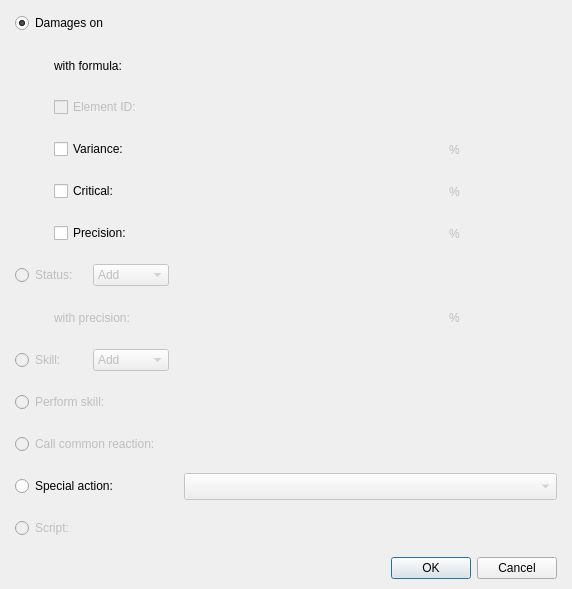
<?xml version="1.0" encoding="UTF-8"?>
<ui version="4.0">
 <class>DialogSystemEffect</class>
 <widget class="QDialog" name="DialogSystemEffect">
  <property name="geometry">
   <rect>
    <x>0</x>
    <y>0</y>
    <width>572</width>
    <height>488</height>
   </rect>
  </property>
  <property name="windowTitle">
   <string>Effect...</string>
  </property>
  <layout class="QGridLayout" name="gridLayout_2">
   <property name="leftMargin">
    <number>15</number>
   </property>
   <property name="topMargin">
    <number>10</number>
   </property>
   <property name="rightMargin">
    <number>15</number>
   </property>
   <property name="bottomMargin">
    <number>10</number>
   </property>
   <item row="0" column="0">
    <layout class="QVBoxLayout" name="verticalLayout">
     <property name="spacing">
      <number>15</number>
     </property>
     <item>
      <layout class="QGridLayout" name="gridLayout">
       <item row="0" column="0" colspan="3">
        <widget class="QRadioButton" name="radioButtonDamages">
         <property name="text">
          <string>Damages on </string>
         </property>
         <property name="checked">
          <bool>true</bool>
         </property>
        </widget>
       </item>
       <item row="0" column="3" colspan="3">
        <widget class="PanelDamagesKind" name="panelDamagesKind" native="true">
         <property name="minimumSize">
          <size>
           <width>350</width>
           <height>27</height>
          </size>
         </property>
         <property name="maximumSize">
          <size>
           <width>16777215</width>
           <height>27</height>
          </size>
         </property>
        </widget>
       </item>
       <item row="0" column="6">
        <spacer name="horizontalSpacer">
         <property name="orientation">
          <enum>Qt::Horizontal</enum>
         </property>
         <property name="sizeHint" stdset="0">
          <size>
           <width>40</width>
           <height>20</height>
          </size>
         </property>
        </spacer>
       </item>
       <item row="1" column="0" rowspan="5">
        <spacer name="verticalSpacer">
         <property name="orientation">
          <enum>Qt::Vertical</enum>
         </property>
         <property name="sizeHint" stdset="0">
          <size>
           <width>17</width>
           <height>188</height>
          </size>
         </property>
        </spacer>
       </item>
       <item row="1" column="1" colspan="2">
        <widget class="QLabel" name="labelWithFormula">
         <property name="text">
          <string>with formula:</string>
         </property>
        </widget>
       </item>
       <item row="1" column="3">
        <widget class="PanelPrimitiveValue" name="panelPrimitiveValueDamageFormula" native="true">
         <property name="minimumSize">
          <size>
           <width>250</width>
           <height>27</height>
          </size>
         </property>
         <property name="maximumSize">
          <size>
           <width>250</width>
           <height>27</height>
          </size>
         </property>
        </widget>
       </item>
       <item row="1" column="4" colspan="3">
        <spacer name="horizontalSpacer_2">
         <property name="orientation">
          <enum>Qt::Horizontal</enum>
         </property>
         <property name="sizeHint" stdset="0">
          <size>
           <width>338</width>
           <height>20</height>
          </size>
         </property>
        </spacer>
       </item>
       <item row="2" column="1" colspan="2">
        <widget class="QCheckBox" name="checkBoxElementID">
         <property name="enabled">
          <bool>false</bool>
         </property>
         <property name="text">
          <string>Element ID:</string>
         </property>
        </widget>
       </item>
       <item row="2" column="3">
        <widget class="PanelPrimitiveValue" name="panelPrimitiveValueElementID" native="true">
         <property name="enabled">
          <bool>false</bool>
         </property>
         <property name="minimumSize">
          <size>
           <width>250</width>
           <height>27</height>
          </size>
         </property>
         <property name="maximumSize">
          <size>
           <width>250</width>
           <height>27</height>
          </size>
         </property>
        </widget>
       </item>
       <item row="2" column="4" colspan="3">
        <spacer name="horizontalSpacer_3">
         <property name="orientation">
          <enum>Qt::Horizontal</enum>
         </property>
         <property name="sizeHint" stdset="0">
          <size>
           <width>348</width>
           <height>20</height>
          </size>
         </property>
        </spacer>
       </item>
       <item row="3" column="1" colspan="2">
        <widget class="QCheckBox" name="checkBoxVariance">
         <property name="text">
          <string>Variance:</string>
         </property>
        </widget>
       </item>
       <item row="3" column="3">
        <widget class="PanelPrimitiveValue" name="panelPrimitiveValueVariance" native="true">
         <property name="enabled">
          <bool>false</bool>
         </property>
         <property name="minimumSize">
          <size>
           <width>250</width>
           <height>27</height>
          </size>
         </property>
         <property name="maximumSize">
          <size>
           <width>250</width>
           <height>27</height>
          </size>
         </property>
        </widget>
       </item>
       <item row="3" column="4">
        <widget class="QLabel" name="labelPercentVariance">
         <property name="enabled">
          <bool>false</bool>
         </property>
         <property name="text">
          <string>%</string>
         </property>
        </widget>
       </item>
       <item row="3" column="5" colspan="2">
        <spacer name="horizontalSpacer_6">
         <property name="orientation">
          <enum>Qt::Horizontal</enum>
         </property>
         <property name="sizeHint" stdset="0">
          <size>
           <width>318</width>
           <height>20</height>
          </size>
         </property>
        </spacer>
       </item>
       <item row="4" column="1" colspan="2">
        <widget class="QCheckBox" name="checkBoxCritical">
         <property name="text">
          <string>Critical:</string>
         </property>
        </widget>
       </item>
       <item row="4" column="3">
        <widget class="PanelPrimitiveValue" name="panelPrimitiveValueCritical" native="true">
         <property name="enabled">
          <bool>false</bool>
         </property>
         <property name="minimumSize">
          <size>
           <width>250</width>
           <height>27</height>
          </size>
         </property>
         <property name="maximumSize">
          <size>
           <width>250</width>
           <height>27</height>
          </size>
         </property>
        </widget>
       </item>
       <item row="4" column="4">
        <widget class="QLabel" name="labelPercentCritical">
         <property name="enabled">
          <bool>false</bool>
         </property>
         <property name="text">
          <string>%</string>
         </property>
        </widget>
       </item>
       <item row="4" column="5" colspan="2">
        <spacer name="horizontalSpacer_7">
         <property name="orientation">
          <enum>Qt::Horizontal</enum>
         </property>
         <property name="sizeHint" stdset="0">
          <size>
           <width>318</width>
           <height>20</height>
          </size>
         </property>
        </spacer>
       </item>
       <item row="5" column="1" colspan="2">
        <widget class="QCheckBox" name="checkBoxPrecision">
         <property name="text">
          <string>Precision:</string>
         </property>
        </widget>
       </item>
       <item row="5" column="3">
        <widget class="PanelPrimitiveValue" name="panelPrimitiveValuePrecision" native="true">
         <property name="enabled">
          <bool>false</bool>
         </property>
         <property name="minimumSize">
          <size>
           <width>250</width>
           <height>27</height>
          </size>
         </property>
         <property name="maximumSize">
          <size>
           <width>250</width>
           <height>27</height>
          </size>
         </property>
        </widget>
       </item>
       <item row="5" column="4">
        <widget class="QLabel" name="labelPercentPrecision">
         <property name="enabled">
          <bool>false</bool>
         </property>
         <property name="text">
          <string>%</string>
         </property>
        </widget>
       </item>
       <item row="5" column="5" colspan="2">
        <spacer name="horizontalSpacer_8">
         <property name="orientation">
          <enum>Qt::Horizontal</enum>
         </property>
         <property name="sizeHint" stdset="0">
          <size>
           <width>318</width>
           <height>20</height>
          </size>
         </property>
        </spacer>
       </item>
       <item row="6" column="0" colspan="2">
        <widget class="QRadioButton" name="radioButtonStatus">
         <property name="enabled">
          <bool>false</bool>
         </property>
         <property name="text">
          <string>Status:</string>
         </property>
        </widget>
       </item>
       <item row="6" column="2">
        <widget class="QComboBox" name="comboBoxAddRemoveStatus">
         <property name="enabled">
          <bool>false</bool>
         </property>
         <item>
          <property name="text">
           <string>Add</string>
          </property>
         </item>
         <item>
          <property name="text">
           <string>Remove</string>
          </property>
         </item>
        </widget>
       </item>
       <item row="6" column="3">
        <widget class="PanelPrimitiveValue" name="panelPrimitiveValueStatusID" native="true">
         <property name="enabled">
          <bool>false</bool>
         </property>
         <property name="minimumSize">
          <size>
           <width>250</width>
           <height>27</height>
          </size>
         </property>
         <property name="maximumSize">
          <size>
           <width>250</width>
           <height>27</height>
          </size>
         </property>
        </widget>
       </item>
       <item row="6" column="4" colspan="3">
        <spacer name="horizontalSpacer_4">
         <property name="orientation">
          <enum>Qt::Horizontal</enum>
         </property>
         <property name="sizeHint" stdset="0">
          <size>
           <width>348</width>
           <height>20</height>
          </size>
         </property>
        </spacer>
       </item>
       <item row="7" column="0">
        <spacer name="verticalSpacer_2">
         <property name="orientation">
          <enum>Qt::Vertical</enum>
         </property>
         <property name="sizeHint" stdset="0">
          <size>
           <width>20</width>
           <height>40</height>
          </size>
         </property>
        </spacer>
       </item>
       <item row="7" column="1" colspan="2">
        <widget class="QLabel" name="labelWithPrecision">
         <property name="enabled">
          <bool>false</bool>
         </property>
         <property name="text">
          <string>with precision:</string>
         </property>
        </widget>
       </item>
       <item row="7" column="3">
        <widget class="PanelPrimitiveValue" name="panelPrimitiveValueStatusPrecision" native="true">
         <property name="enabled">
          <bool>false</bool>
         </property>
         <property name="minimumSize">
          <size>
           <width>250</width>
           <height>27</height>
          </size>
         </property>
         <property name="maximumSize">
          <size>
           <width>250</width>
           <height>27</height>
          </size>
         </property>
        </widget>
       </item>
       <item row="7" column="4">
        <widget class="QLabel" name="labelPercentStatusPrecision">
         <property name="enabled">
          <bool>false</bool>
         </property>
         <property name="text">
          <string>%</string>
         </property>
        </widget>
       </item>
       <item row="7" column="5" colspan="2">
        <spacer name="horizontalSpacer_9">
         <property name="orientation">
          <enum>Qt::Horizontal</enum>
         </property>
         <property name="sizeHint" stdset="0">
          <size>
           <width>318</width>
           <height>28</height>
          </size>
         </property>
        </spacer>
       </item>
       <item row="8" column="0" colspan="2">
        <widget class="QRadioButton" name="radioButtonAddRemoveSkill">
         <property name="enabled">
          <bool>false</bool>
         </property>
         <property name="text">
          <string>Skill:</string>
         </property>
        </widget>
       </item>
       <item row="8" column="2">
        <widget class="QComboBox" name="comboBoxAddRemoveSkill">
         <property name="enabled">
          <bool>false</bool>
         </property>
         <item>
          <property name="text">
           <string>Add</string>
          </property>
         </item>
         <item>
          <property name="text">
           <string>Remove</string>
          </property>
         </item>
        </widget>
       </item>
       <item row="8" column="3">
        <widget class="PanelPrimitiveValue" name="panelPrimitiveValueSkillAdd" native="true">
         <property name="enabled">
          <bool>false</bool>
         </property>
         <property name="minimumSize">
          <size>
           <width>250</width>
           <height>27</height>
          </size>
         </property>
         <property name="maximumSize">
          <size>
           <width>250</width>
           <height>27</height>
          </size>
         </property>
        </widget>
       </item>
       <item row="8" column="4" rowspan="3" colspan="3">
        <spacer name="horizontalSpacer_5">
         <property name="orientation">
          <enum>Qt::Horizontal</enum>
         </property>
         <property name="sizeHint" stdset="0">
          <size>
           <width>348</width>
           <height>89</height>
          </size>
         </property>
        </spacer>
       </item>
       <item row="9" column="0" colspan="3">
        <widget class="QRadioButton" name="radioButtonPerformSkill">
         <property name="enabled">
          <bool>false</bool>
         </property>
         <property name="text">
          <string>Perform skill:</string>
         </property>
        </widget>
       </item>
       <item row="9" column="3">
        <widget class="PanelPrimitiveValue" name="panelPrimitiveValueSkillPerform" native="true">
         <property name="enabled">
          <bool>false</bool>
         </property>
         <property name="minimumSize">
          <size>
           <width>250</width>
           <height>27</height>
          </size>
         </property>
         <property name="maximumSize">
          <size>
           <width>250</width>
           <height>27</height>
          </size>
         </property>
        </widget>
       </item>
       <item row="10" column="0" colspan="3">
        <widget class="QRadioButton" name="radioButtonCallCommonReaction">
         <property name="enabled">
          <bool>false</bool>
         </property>
         <property name="text">
          <string>Call common reaction:</string>
         </property>
        </widget>
       </item>
       <item row="10" column="3">
        <widget class="PanelPrimitiveValue" name="panelPrimitiveValueCommonReaction" native="true">
         <property name="enabled">
          <bool>false</bool>
         </property>
         <property name="minimumSize">
          <size>
           <width>250</width>
           <height>27</height>
          </size>
         </property>
         <property name="maximumSize">
          <size>
           <width>250</width>
           <height>27</height>
          </size>
         </property>
        </widget>
       </item>
       <item row="11" column="0" colspan="3">
        <widget class="QRadioButton" name="radioButtonSpecialAction">
         <property name="text">
          <string>Special action:</string>
         </property>
        </widget>
       </item>
       <item row="11" column="3" colspan="4">
        <widget class="QComboBox" name="comboBoxSpecialAction">
         <property name="enabled">
          <bool>false</bool>
         </property>
         <property name="minimumSize">
          <size>
           <width>0</width>
           <height>27</height>
          </size>
         </property>
         <property name="maximumSize">
          <size>
           <width>16777215</width>
           <height>27</height>
          </size>
         </property>
        </widget>
       </item>
       <item row="12" column="0" colspan="2">
        <widget class="QRadioButton" name="radioButtonScript">
         <property name="enabled">
          <bool>false</bool>
         </property>
         <property name="text">
          <string>Script:</string>
         </property>
        </widget>
       </item>
       <item row="12" column="3" colspan="4">
        <widget class="PanelPrimitiveValue" name="panelPrimitiveValueScript" native="true">
         <property name="enabled">
          <bool>false</bool>
         </property>
         <property name="minimumSize">
          <size>
           <width>250</width>
           <height>27</height>
          </size>
         </property>
         <property name="maximumSize">
          <size>
           <width>16777215</width>
           <height>27</height>
          </size>
         </property>
        </widget>
       </item>
      </layout>
     </item>
     <item>
      <widget class="QDialogButtonBox" name="buttonBox">
       <property name="orientation">
        <enum>Qt::Horizontal</enum>
       </property>
       <property name="standardButtons">
        <set>QDialogButtonBox::Cancel|QDialogButtonBox::Ok</set>
       </property>
      </widget>
     </item>
    </layout>
   </item>
  </layout>
 </widget>
 <customwidgets>
  <customwidget>
   <class>PanelPrimitiveValue</class>
   <extends>QWidget</extends>
   <header>panelprimitivevalue.h</header>
   <container>1</container>
  </customwidget>
  <customwidget>
   <class>PanelDamagesKind</class>
   <extends>QWidget</extends>
   <header>paneldamageskind.h</header>
   <container>1</container>
  </customwidget>
 </customwidgets>
 <resources/>
 <connections>
  <connection>
   <sender>buttonBox</sender>
   <signal>accepted()</signal>
   <receiver>DialogSystemEffect</receiver>
   <slot>accept()</slot>
   <hints>
    <hint type="sourcelabel">
     <x>248</x>
     <y>254</y>
    </hint>
    <hint type="destinationlabel">
     <x>157</x>
     <y>274</y>
    </hint>
   </hints>
  </connection>
  <connection>
   <sender>buttonBox</sender>
   <signal>rejected()</signal>
   <receiver>DialogSystemEffect</receiver>
   <slot>reject()</slot>
   <hints>
    <hint type="sourcelabel">
     <x>316</x>
     <y>260</y>
    </hint>
    <hint type="destinationlabel">
     <x>286</x>
     <y>274</y>
    </hint>
   </hints>
  </connection>
 </connections>
</ui>
